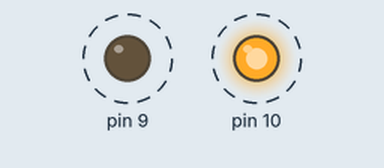
This sketch was run on a simulated Arduino Uno, built with avr-gcc and run on an emulated ATmega328P. Parts: output pins drawn as LEDs (lit = HIGH). Dashed ring = blinking.

Above: at 0.5 s.
Timing chart, 0 to 4.6 s (numbered marks = the images above):
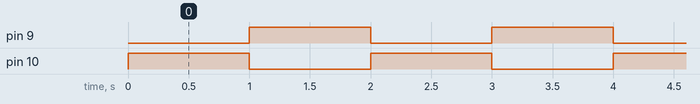

The sketch:

cakar_devresi_2.ino
```cpp
void setup() {
  pinMode(10, OUTPUT);
  pinMode(9, OUTPUT);
}

void loop() {
  digitalWrite(10, HIGH);
  digitalWrite(9,LOW );
  delay(1000);
  digitalWrite(10,LOW );
  digitalWrite(9, HIGH);
  delay(1000);
}
```

Measured:
- by itself, pin 9, pin 10: alternates HIGH for 1.0 s and LOW for 1.0 s
